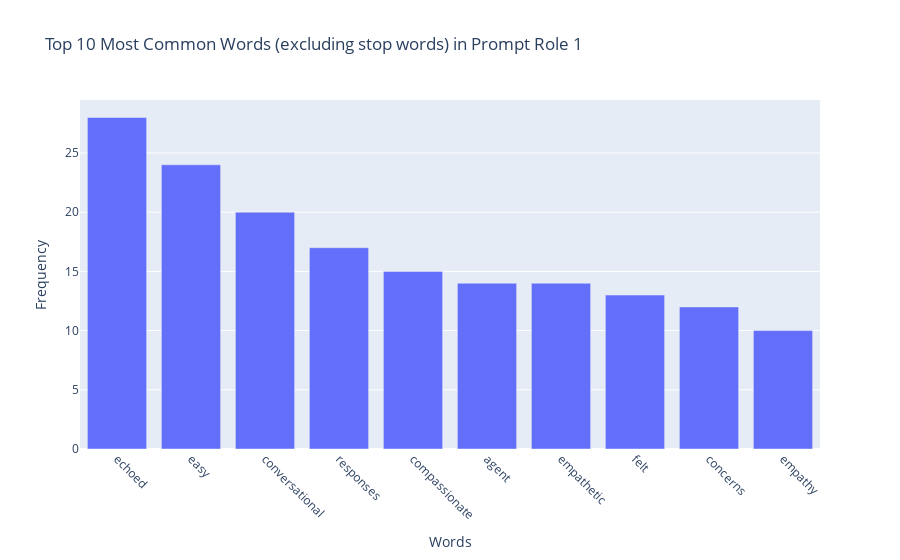

Write notebook code for a chart like this one.
### Code cell
import matplotlib.pyplot as plt
from collections import Counter
import nltk
from nltk.corpus import stopwords
import plotly.express as px
import plotly.io as pio


# Download the NLTK stopwords dataset (you only need to do this once)
nltk.download('stopwords')




def plot_word_frequency(text, role, num_words=10):
    # Tokenize the text into words
    words = text.split()
    

        # Remove stop words
    stop_words = stopwords.words('english')
    stop_words.extend(["mentbot", '"The'])
    

    
    words = [word for word in words if word.lower() not in stop_words]
    words = [word for word in words if word != '"I' and word != "mentbot" and word != '"The']
    

    # Count word frequencies
    word_counts = Counter(words)

    # Get the most common words and their frequencies
    most_common_words = word_counts.most_common(num_words)

    # Separate words and frequencies
    words, frequencies = zip(*most_common_words)
    print(words)

    # Create a bar plot
    fig = px.bar(x=words, y=frequencies, labels={'x':'Words', 'y':'Frequency'},
                 title=f'Top {num_words} Most Common Words (excluding stop words) in {role}')
    fig.update_xaxes(tickangle=45)
    pio.write_image(fig, f'{role}.png',scale=6, width=700, height=400)
    
    fig.show()
    


# Example usage:

plot_word_frequency(feedback_data['Review'][0], "Prompt Role 1")

### Figure 1 — Plotly figure (JSON) as saved in the notebook; plotly's stock layout.template omitted (floating-point values rounded to 4 significant figures)
{"data": [{"alignmentgroup": "True", "hovertemplate": "Words=%{x}<br>Frequency=%{y}<extra></extra>", "legendgroup": "", "marker": {"color": "#636efa", "pattern": {"shape": ""}}, "name": "", "offsetgroup": "", "orientation": "v", "showlegend": false, "textposition": "auto", "type": "bar", "x": ["echoed", "easy", "conversational", "responses", "compassionate", "agent", "empathetic", "felt", "concerns", "empathy"], "xaxis": "x", "y": [28, 24, 20, 17, 15, 14, 14, 13, 12, 10], "yaxis": "y"}], "layout": {"barmode": "relative", "legend": {"tracegroupgap": 0}, "title": {"text": "Top 10 Most Common Words (excluding stop words) in Prompt Role 1"}, "xaxis": {"anchor": "y", "domain": [0, 1], "tickangle": 45, "title": {"text": "Words"}}, "yaxis": {"anchor": "x", "domain": [0, 1], "title": {"text": "Frequency"}}}}
